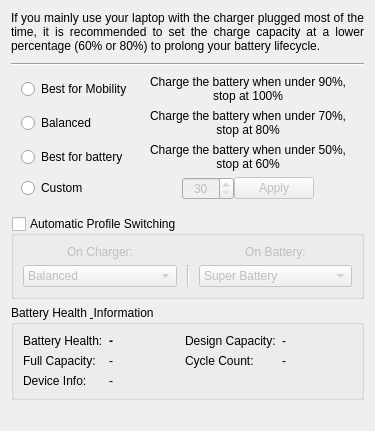
      <widget class="QWidget" name="batteryTab">
       <attribute name="icon">
        <iconset theme="battery"/>
       </attribute>
       <attribute name="title">
        <string>Battery</string>
       </attribute>
       <layout class="QGridLayout" name="gridLayout_15">
        <item row="1" column="0">
         <widget class="Line" name="line">
          <property name="minimumSize">
           <size>
            <width>0</width>
            <height>10</height>
           </size>
          </property>
          <property name="frameShadow">
           <enum>QFrame::Shadow::Sunken</enum>
          </property>
          <property name="orientation">
           <enum>Qt::Orientation::Horizontal</enum>
          </property>
         </widget>
        </item>
        <item row="0" column="0">
         <widget class="QLabel" name="label_5">
          <property name="text">
           <string>If you mainly use your laptop with the charger plugged most of the time, it is recommended to set the charge capacity at a lower percentage (60% or 80%) to prolong your battery lifecycle.</string>
          </property>
          <property name="scaledContents">
           <bool>false</bool>
          </property>
          <property name="alignment">
           <set>Qt::AlignmentFlag::AlignJustify|Qt::AlignmentFlag::AlignVCenter</set>
          </property>
          <property name="wordWrap">
           <bool>true</bool>
          </property>
          <property name="margin">
           <number>0</number>
          </property>
          <property name="textInteractionFlags">
           <set>Qt::TextInteractionFlag::NoTextInteraction</set>
          </property>
         </widget>
        </item>
        <item row="4" column="0">
         <widget class="QGroupBox" name="batteryHealthGroupBox">
          <property name="title">
           <string>Battery Health &amp; Information</string>
          </property>
          <layout class="QGridLayout" name="gridLayout_batteryHealth">
           <item row="0" column="0">
            <widget class="QLabel" name="batteryHealthTitle">
             <property name="text">
              <string>Battery Health:</string>
             </property>
            </widget>
           </item>
           <item row="0" column="1">
            <widget class="QLabel" name="batteryHealthValueLabel">
             <property name="font">
              <font>
               <bold>true</bold>
              </font>
             </property>
             <property name="text">
              <string>-</string>
             </property>
            </widget>
           </item>
           <item row="0" column="2">
            <widget class="QLabel" name="batteryDesignCapTitle">
             <property name="text">
              <string>Design Capacity:</string>
             </property>
            </widget>
           </item>
           <item row="0" column="3">
            <widget class="QLabel" name="batteryDesignCapValueLabel">
             <property name="text">
              <string>-</string>
             </property>
            </widget>
           </item>
           <item row="1" column="0">
            <widget class="QLabel" name="batteryFullCapTitle">
             <property name="text">
              <string>Full Capacity:</string>
             </property>
            </widget>
           </item>
           <item row="1" column="1">
            <widget class="QLabel" name="batteryFullCapValueLabel">
             <property name="text">
              <string>-</string>
             </property>
            </widget>
           </item>
           <item row="1" column="2">
            <widget class="QLabel" name="batteryCycleCountTitle">
             <property name="text">
              <string>Cycle Count:</string>
             </property>
            </widget>
           </item>
           <item row="1" column="3">
            <widget class="QLabel" name="batteryCycleCountValueLabel">
             <property name="text">
              <string>-</string>
             </property>
            </widget>
           </item>
           <item row="2" column="0">
            <widget class="QLabel" name="batteryDeviceTitle">
             <property name="text">
              <string>Device Info:</string>
             </property>
            </widget>
           </item>
           <item row="2" column="1" colspan="3">
            <widget class="QLabel" name="batteryDeviceValueLabel">
             <property name="text">
              <string>-</string>
             </property>
            </widget>
           </item>
          </layout>
         </widget>
        </item>
        <item row="5" column="0">
         <spacer name="verticalSpacer_4">
          <property name="orientation">
           <enum>Qt::Orientation::Vertical</enum>
          </property>
          <property name="sizeHint" stdset="0">
           <size>
            <width>20</width>
            <height>20</height>
           </size>
          </property>
         </spacer>
        </item>
        <item row="3" column="0">
         <widget class="QGroupBox" name="autoAcDcProfilesGroupBox">
          <property name="enabled">
           <bool>true</bool>
          </property>
          <property name="title">
           <string>Automatic Profile Switching</string>
          </property>
          <property name="flat">
           <bool>false</bool>
          </property>
          <property name="checkable">
           <bool>true</bool>
          </property>
          <property name="checked">
           <bool>false</bool>
          </property>
          <layout class="QGridLayout" name="gridLayout_13">
           <item row="0" column="0">
            <widget class="QLabel" name="label_8">
             <property name="text">
              <string>On Charger:</string>
             </property>
             <property name="alignment">
              <set>Qt::AlignmentFlag::AlignCenter</set>
             </property>
            </widget>
           </item>
           <item row="0" column="2">
            <widget class="QLabel" name="label_9">
             <property name="text">
              <string>On Battery:</string>
             </property>
             <property name="alignment">
              <set>Qt::AlignmentFlag::AlignCenter</set>
             </property>
            </widget>
           </item>
           <item row="1" column="0">
            <widget class="QComboBox" name="userModeOnChargerComboBox">
             <property name="minimumSize">
              <size>
               <width>0</width>
               <height>0</height>
              </size>
             </property>
             <property name="currentText">
              <string>Balanced</string>
             </property>
             <property name="currentIndex">
              <number>1</number>
             </property>
             <item>
              <property name="text">
               <string>High Performance</string>
              </property>
             </item>
             <item>
              <property name="text">
               <string>Balanced</string>
              </property>
             </item>
             <item>
              <property name="text">
               <string>Silent</string>
              </property>
             </item>
             <item>
              <property name="text">
               <string>Super Battery</string>
              </property>
             </item>
            </widget>
           </item>
           <item row="1" column="1">
            <widget class="Line" name="line_7">
             <property name="minimumSize">
              <size>
               <width>10</width>
               <height>0</height>
              </size>
             </property>
             <property name="orientation">
              <enum>Qt::Orientation::Vertical</enum>
             </property>
            </widget>
           </item>
           <item row="1" column="2">
            <widget class="QComboBox" name="userModeOnBatteryComboBox">
             <property name="minimumSize">
              <size>
               <width>0</width>
               <height>0</height>
              </size>
             </property>
             <property name="currentText">
              <string>Super Battery</string>
             </property>
             <property name="currentIndex">
              <number>3</number>
             </property>
             <item>
              <property name="text">
               <string>High Performance</string>
              </property>
             </item>
             <item>
              <property name="text">
               <string>Balanced</string>
              </property>
             </item>
             <item>
              <property name="text">
               <string>Silent</string>
              </property>
             </item>
             <item>
              <property name="text">
               <string>Super Battery</string>
              </property>
             </item>
            </widget>
           </item>
          </layout>
         </widget>
        </item>
        <item row="2" column="0">
         <layout class="QGridLayout" name="gridLayout_10">
          <property name="leftMargin">
           <number>10</number>
          </property>
          <property name="topMargin">
           <number>0</number>
          </property>
          <property name="rightMargin">
           <number>10</number>
          </property>
          <property name="bottomMargin">
           <number>10</number>
          </property>
          <property name="horizontalSpacing">
           <number>10</number>
          </property>
          <property name="verticalSpacing">
           <number>6</number>
          </property>
          <item row="0" column="1">
           <widget class="QLabel" name="label_4">
            <property name="text">
             <string>Charge the battery when under 90%, stop at 100%</string>
            </property>
            <property name="alignment">
             <set>Qt::AlignmentFlag::AlignCenter</set>
            </property>
            <property name="wordWrap">
             <bool>true</bool>
            </property>
           </widget>
          </item>
          <item row="0" column="0">
           <widget class="QRadioButton" name="bestMobilityRadioButton">
            <property name="text">
             <string>Best for Mobility</string>
            </property>
            <property name="checkable">
             <bool>true</bool>
            </property>
           </widget>
          </item>
          <item row="2" column="1">
           <widget class="QLabel" name="label_7">
            <property name="text">
             <string>Charge the battery when under 50%, stop at 60%</string>
            </property>
            <property name="alignment">
             <set>Qt::AlignmentFlag::AlignCenter</set>
            </property>
            <property name="wordWrap">
             <bool>true</bool>
            </property>
           </widget>
          </item>
          <item row="3" column="1">
           <layout class="QHBoxLayout" name="horizontalLayout_3">
            <property name="sizeConstraint">
             <enum>QLayout::SizeConstraint::SetMinimumSize</enum>
            </property>
            <item>
             <spacer name="horizontalSpacer_8">
              <property name="orientation">
               <enum>Qt::Orientation::Horizontal</enum>
              </property>
              <property name="sizeHint" stdset="0">
               <size>
                <width>40</width>
                <height>20</height>
               </size>
              </property>
             </spacer>
            </item>
            <item>
             <widget class="QSpinBox" name="customBatteryThresholdSpinBox">
              <property name="enabled">
               <bool>false</bool>
              </property>
              <property name="minimumSize">
               <size>
                <width>52</width>
                <height>0</height>
               </size>
              </property>
              <property name="alignment">
               <set>Qt::AlignmentFlag::AlignCenter</set>
              </property>
              <property name="minimum">
               <number>30</number>
              </property>
              <property name="maximum">
               <number>100</number>
              </property>
             </widget>
            </item>
            <item>
             <widget class="QPushButton" name="customBatteryApplyButton">
              <property name="enabled">
               <bool>false</bool>
              </property>
              <property name="text">
               <string>Apply</string>
              </property>
             </widget>
            </item>
            <item>
             <spacer name="horizontalSpacer_3">
              <property name="orientation">
               <enum>Qt::Orientation::Horizontal</enum>
              </property>
              <property name="sizeHint" stdset="0">
               <size>
                <width>40</width>
                <height>20</height>
               </size>
              </property>
             </spacer>
            </item>
           </layout>
          </item>
          <item row="3" column="0">
           <widget class="QRadioButton" name="customBatteryThresholdRadioButton">
            <property name="text">
             <string>Custom</string>
            </property>
           </widget>
          </item>
          <item row="1" column="1">
           <widget class="QLabel" name="label_6">
            <property name="text">
             <string>Charge the battery when under 70%, stop at 80%</string>
            </property>
            <property name="alignment">
             <set>Qt::AlignmentFlag::AlignCenter</set>
            </property>
            <property name="wordWrap">
             <bool>true</bool>
            </property>
           </widget>
          </item>
          <item row="1" column="0">
           <widget class="QRadioButton" name="balancedBatteryRadioButton">
            <property name="text">
             <string>Balanced</string>
            </property>
           </widget>
          </item>
          <item row="2" column="0">
           <widget class="QRadioButton" name="bestBatteryRadioButton">
            <property name="text">
             <string>Best for battery</string>
            </property>
           </widget>
          </item>
         </layout>
        </item>
       </layout>
      </widget>
